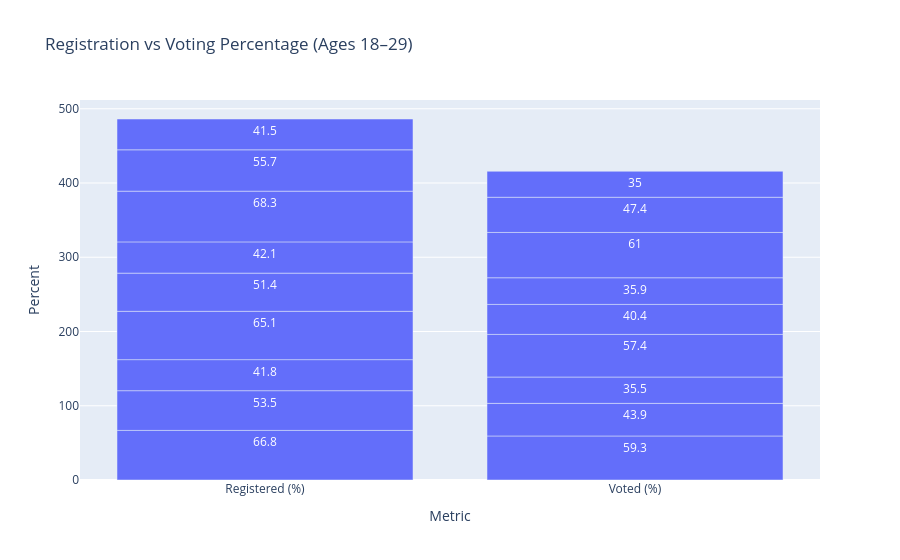

The notebook cell this image was saved under:
### Code cell
percent_melted = young_voters.melt(
    value_vars=['Overall_Registration_Percent', 'Overall_Vote_Percent'],
    var_name='Metric',
    value_name='Percent'
)

percent_melted['Metric'] = percent_melted['Metric'].replace({
    'Overall_Registration_Percent': 'Registered (%)',
    'Overall_Vote_Percent': 'Voted (%)'
})

fig3 = px.bar(
    percent_melted,
    x='Metric',
    y='Percent',
    title='Registration vs Voting Percentage (Ages 18–29)',
    text='Percent'
)

fig3.show()

### Figure 1 — Plotly figure (JSON) as saved in the notebook; plotly's stock layout.template omitted (floating-point values rounded to 4 significant figures)
{"data": [{"hovertemplate": "Metric=%{x}<br>Percent=%{text}<extra></extra>", "legendgroup": "", "marker": {"color": "#636efa", "pattern": {"shape": ""}}, "name": "", "orientation": "v", "showlegend": false, "text": [66.8, 53.5, 41.8, 65.1, 51.4, 42.1, 68.3, 55.7, 41.5, 59.3, 43.9, 35.5, 57.4, 40.4, 35.9, 61.0, 47.4, 35.0], "textposition": "auto", "type": "bar", "x": ["Registered (%)", "Registered (%)", "Registered (%)", "Registered (%)", "Registered (%)", "Registered (%)", "Registered (%)", "Registered (%)", "Registered (%)", "Voted (%)", "Voted (%)", "Voted (%)", "Voted (%)", "Voted (%)", "Voted (%)", "Voted (%)", "Voted (%)", "Voted (%)"], "xaxis": "x", "y": [66.8, 53.5, 41.8, 65.1, 51.4, 42.1, 68.3, 55.7, 41.5, 59.3, 43.9, 35.5, 57.4, 40.4, 35.9, 61.0, 47.4, 35.0], "yaxis": "y"}], "layout": {"barmode": "relative", "legend": {"tracegroupgap": 0}, "title": {"text": "Registration vs Voting Percentage (Ages 18–29)"}, "xaxis": {"anchor": "y", "domain": [0, 1], "title": {"text": "Metric"}}, "yaxis": {"anchor": "x", "domain": [0, 1], "title": {"text": "Percent"}}}}
